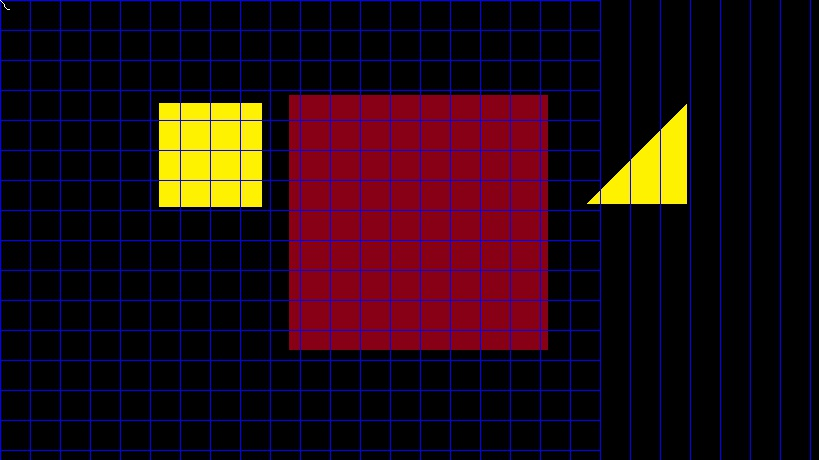
#> input picture shape-detection/image.jpg, 819 x 460 px, given in place of image.png, which was not available
$ python center_of_shape.py   (older library calls are emulated)
#> lines starting #> are read from the running program, lines starting #| are printed output that depends on the picture; after the words box and inside, x2 and y2 are one past the last pixel; in counts of white or black regions, pixels touching at a corner belong together; pictures that were not available may be replaced by others from this repository, and a replacement may not be noted
# import the necessary packages
import argparse
import imutils
import cv2

image = cv2.imread("image.png")
#> image is the input picture: shape (460, 819, 3); mean B, G, R 20.1, 10.7, 33.3
gray = cv2.cvtColor(image, cv2.COLOR_BGR2GRAY)
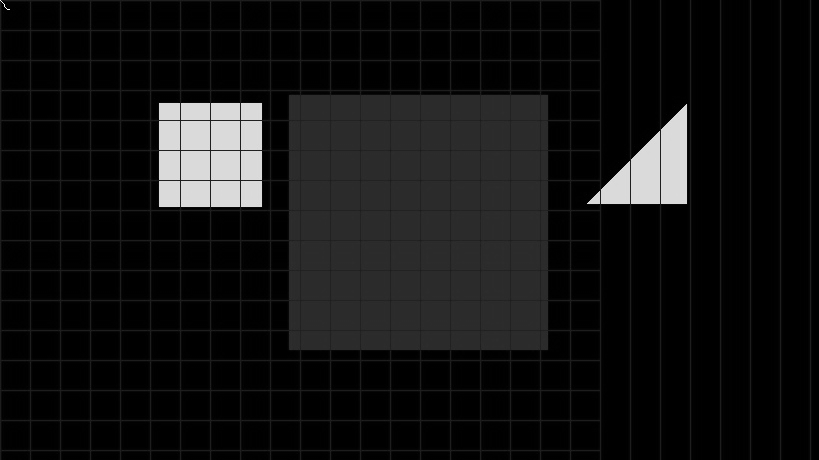
#> gray: shape (460, 819); min 0, max 255, mean 18.5
blurred = cv2.GaussianBlur(gray, (5, 5), 0)
thresh = cv2.threshold(blurred, 60, 255, cv2.THRESH_BINARY)[1]
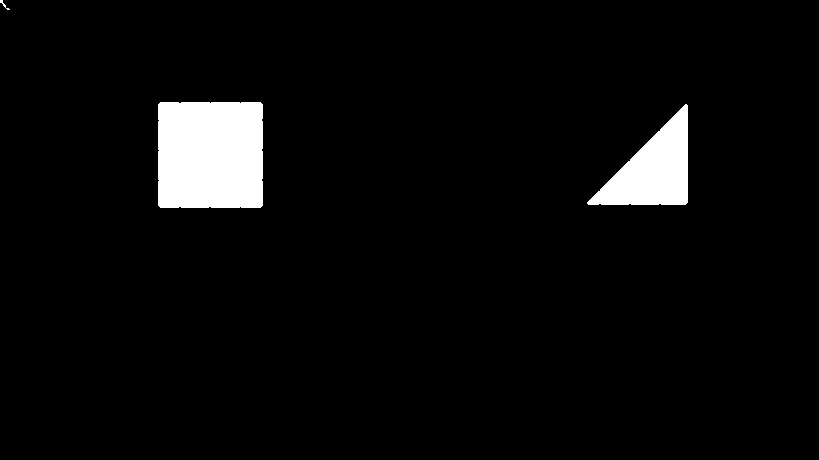
#> thresh: shape (460, 819); 4.4% white; 3 white regions

# find contours in the thresholded image
cnts = cv2.findContours(thresh.copy(), cv2.RETR_EXTERNAL,
	cv2.CHAIN_APPROX_SIMPLE)
#> cnts = 3 contours, 1 with area under 20; largest, box (x1, y1, x2, y2) and area: (158, 102, 263, 208) 10894, (587, 104, 688, 205) 5184
cnts = cnts[0] if imutils.is_cv2() else cnts[1]

for c in cnts:
    # compute the center of the contour
    M = cv2.moments(c)
    cX = int(M["m10"] / M["m00"])
    cY = int(M["m01"] / M["m00"])

    # draw the contour and center of the shape on the image
    cv2.drawContours(image, [c], -1, (0, 255, 0), 2)
    cv2.circle(image, (cX, cY), 1, (255, 255, 255), -1)
    print (cX,cY)
#> this loop made 3 passes
#> (cX, cY) on passes 1 to 3: (653, 169), (209, 154), (3, 3)
#| 653 169
#| 209 154
#| 3 3
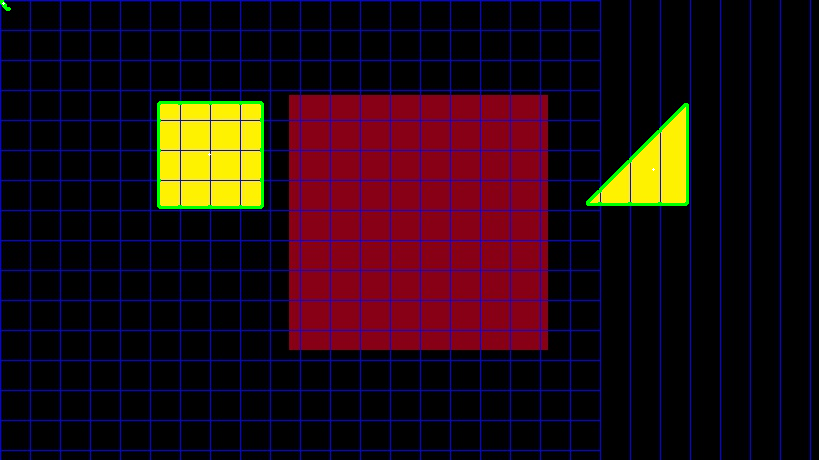
#> image: shape (460, 819, 3); 0.66% of pixels changed, all inside (x1, y1, x2, y2) = (0, 0, 689, 209)

cv2.imshow("a",image)
cv2.waitKey(0)
